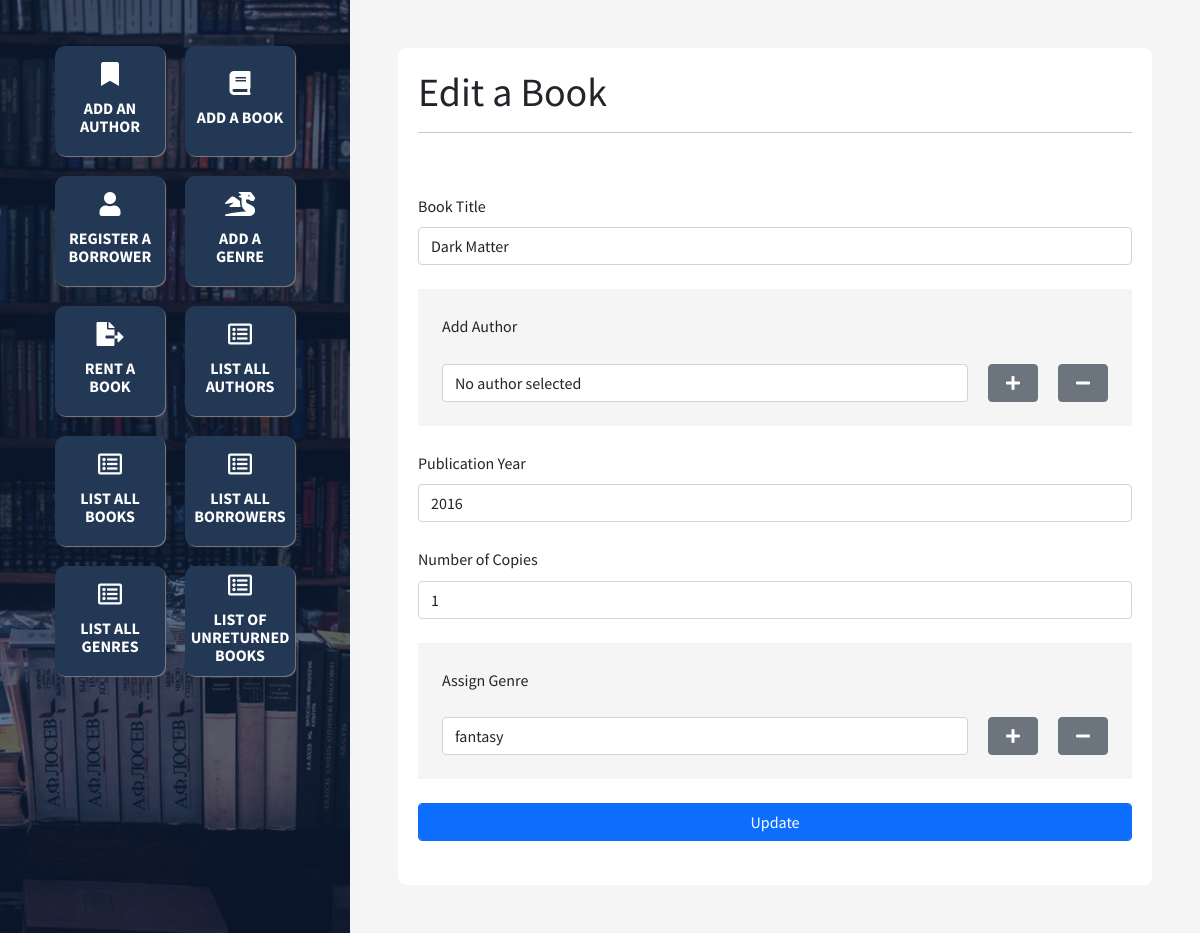
Screenshot of /edit/book.php?id=1 with the database file from the repository.
### tables this page shows
create table BOOK(
    id int unsigned not null auto_increment,
    title varchar(100) not null,
    pubYear smallint unsigned,
    amount tinyint unsigned default 0,
    primary key (id)
);

### edit/book.php (the view, shortened to what this page needs)
<?php
    include '../config.php';
    include '../head.php';
    include '../footer.php';
?>
<div class="right p-5">
    <main>
        <h1>Edit a Book</h1>
        <hr>
        <?php
            if( isset($_GET['id']) && $_GET['id'] )
            {
                $id = $_GET['id'];
                $bookSql = "select *
                            from BOOK
                            where id = $id";
                $allGenres = "select *
                              from GENRE
                              order by name asc";
                $bookResult = $conn->query($bookSql);
                $allGenresResult = $conn->query($allGenres);
                if ($bookResult && $bookResult->num_rows > 0)
                {
                    $bookRow = $bookResult->fetch_assoc();
                    echo '<form action="../update/book.php" method="post">';
                    echo '<div class="form-group mb-4">';
                    echo '      <label for="title" class="mb-2">Book Title</label>';
                    echo '      <input type="text" class="form-control" id="title" name="title" placeholder="Alice in Wonderland" value="'.$bookRow['title'].'" maxlength=100 required>';
                    echo '</div>';
                    echo '<div class="form-group mb-4 p-4 multiple-select author-multiple-select">';
                    echo '      <label for="title" class="mb-2">Add Author</label>';
                    echo '      <div class="container-fluid">';
                    echo '          <div class="row mt-3 author">';
                    echo '              <select name="authors[]" class="form-control flex-grow-1">';
                    echo '                  <option value="">No author selected</option>';
                    echo '              </select>';
                    echo '              <div class="btn btn-secondary addfield" onclick="addField(this)"><i class="fas fa-plus"></i></div>';
                    echo '              <div class="btn btn-secondary addfield" onclick="removeField(this)"><i class="fas fa-minus"></i></div>';
                    echo '          </div>';
                    echo '      </div>';
                    echo '</div>';
                    echo '<div class="form-group mb-4">';
                    echo '    <label for="pubYear" class="mb-2">Publication Year</label>';
                    echo '    <input type="number" class="form-control" id="pubYear" name="pubYear" placeholder="1986" value="'.$bookRow['pubYear'].'" maxlength="4" min="1500">';
                    echo '</div>';
                    echo '<div class="form-group mb-4">';
                    echo '    <label for="amount" class="mb-2">Number of Copies</label>';
                    echo '    <input type="number" class="form-control" id="amount" name="amount" placeholder="" value="'.$bookRow['amount'].'" maxlength="2" min="0" max="25">';
                    echo '</div>';
                    echo '<div class="form-group mb-4 p-4 multiple-select genre-multiple-select">';
                    echo '      <label for="genre" class="mb-2">Assign Genre</label>';
                    echo '      <div class="container-fluid">';
                    echo '          <div class="row mt-3 genre">';
                    echo '              <select name="genres[]" class="form-control flex-grow-1">';
                                            while ($genreRow = $allGenresResult->fetch_assoc())
                                            {
                                                echo '<option value="'.$genreRow['name'].'">'.$genreRow['name'].'</option>';
                                            }
                    echo '              </select>';
                    echo '              <div class="btn btn-secondary addfield" onclick="addField(this)"><i class="fas fa-plus"></i></div>';
                    echo '              <div class="btn btn-secondary addfield" onclick="removeField(this)"><i class="fas fa-minus"></i></div>';
                    echo '          </div>';
                    echo '      </div>';
                    echo '</div>';
                    echo '<div class="form-group mb-4">';
                    echo '      <input type="submit" class="form-control btn btn-primary" value="Update">';
                    echo '</div>';
                    echo '</form>';
                }
                else
                {
                    echo '<div class="text-muted">No books found.</div>';
                }
            }
            else
            {
                echo '<div class="bg-danger text-white p-3">A required data is needed. Check the url.</div>';
            }
        ?>
  </main>
</div>

### css/styles.css (style rules this page uses)
body { font-family: 'Source Sans Pro', sans-serif; line-height:1.65rem; }
hr { margin-bottom: 60px; }
.addfield { width: 50px; margin-left: 20px; }
.right { width:100%; flex-shrink:1; margin-left: 350px; min-height:100vh; }
main { width: 100%; background: white; min-height: 550px; border-radius: 8px; padding: 20px; }
.multiple-select select { width:auto; }
.multiple-select.form-group { background-color:whitesmoke; }

### rows the page displays
book: title "Dark Matter", pubYear "2016", amount "1"

### other values shown
form field value "fantasy"
